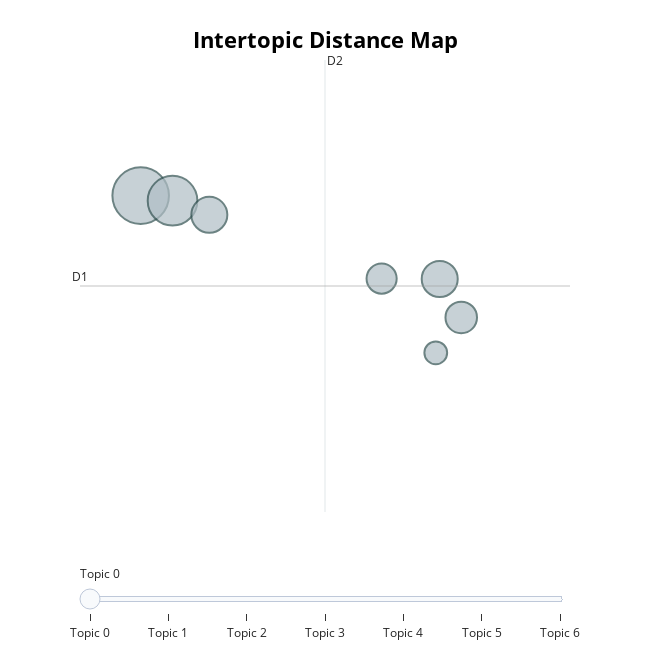

The notebook cell this image was saved under:
### Code cell
topic_fig2 = topic_model.visualize_topics()
topic_fig2

### Figure 1 — Plotly figure (JSON) as saved in the notebook; plotly's stock layout.template omitted (floating-point values rounded to 4 significant figures)
{"data": [{"customdata": [[0, "carbon | energy | council | emissions | plan", 74], [1, "climate | emergency | council | action | plan", 57], [2, "climate | change | council | strategy | carbon", 30], [3, "net | carbon | emissions | city | council", 30], [4, "climate | change | need | carbon | strategy", 23], [5, "climate | somerset | emergency | plan | action", 21], [6, "climate | change | borough | council | carbon", 12]], "hovertemplate": "<b>Topic %{customdata[0]}</b><br>%{customdata[1]}<br>Size: %{customdata[2]}", "legendgroup": "", "marker": {"color": "#B0BEC5", "line": {"color": "DarkSlateGrey", "width": 2}, "size": [74, 57, 30, 30, 23, 21, 12], "sizemode": "area", "sizeref": 0.04625, "symbol": "circle"}, "mode": "markers", "name": "", "orientation": "v", "showlegend": false, "type": "scatter", "x": [8.472, 9.139, 14.73, 9.91, 15.19, 13.52, 14.65], "xaxis": "x", "y": [-11.05, -11.11, -12.06, -11.28, -12.53, -12.06, -12.97], "yaxis": "y"}], "layout": {"annotations": [{"showarrow": false, "text": "D1", "x": 7.201, "y": -12.15, "yshift": 10}, {"showarrow": false, "text": "D2", "x": 12.33, "xshift": 10, "y": -9.389}], "height": 650, "hoverlabel": {"bgcolor": "white", "font": {"family": "Rockwell", "size": 16}}, "legend": {"itemsizing": "constant", "tracegroupgap": 0}, "margin": {"t": 60}, "shapes": [{"line": {"color": "#CFD8DC", "width": 2}, "type": "line", "x0": 12.33, "x1": 12.33, "y0": -14.91, "y1": -9.389}, {"line": {"color": "#9E9E9E", "width": 2}, "type": "line", "x0": 7.201, "x1": 17.46, "y0": -12.15, "y1": -12.15}], "sliders": [{"active": 0, "pad": {"t": 50}, "steps": [{"args": [{"marker.color": [["red", "#B0BEC5", "#B0BEC5", "#B0BEC5", "#B0BEC5", "#B0BEC5", "#B0BEC5"]]}], "label": "Topic 0", "method": "update"}, {"args": [{"marker.color": [["#B0BEC5", "red", "#B0BEC5", "#B0BEC5", "#B0BEC5", "#B0BEC5", "#B0BEC5"]]}], "label": "Topic 1", "method": "update"}, {"args": [{"marker.color": [["#B0BEC5", "#B0BEC5", "red", "#B0BEC5", "#B0BEC5", "#B0BEC5", "#B0BEC5"]]}], "label": "Topic 2", "method": "update"}, {"args": [{"marker.color": [["#B0BEC5", "#B0BEC5", "#B0BEC5", "red", "#B0BEC5", "#B0BEC5", "#B0BEC5"]]}], "label": "Topic 3", "method": "update"}, {"args": [{"marker.color": [["#B0BEC5", "#B0BEC5", "#B0BEC5", "#B0BEC5", "red", "#B0BEC5", "#B0BEC5"]]}], "label": "Topic 4", "method": "update"}, {"args": [{"marker.color": [["#B0BEC5", "#B0BEC5", "#B0BEC5", "#B0BEC5", "#B0BEC5", "red", "#B0BEC5"]]}], "label": "Topic 5", "method": "update"}, {"args": [{"marker.color": [["#B0BEC5", "#B0BEC5", "#B0BEC5", "#B0BEC5", "#B0BEC5", "#B0BEC5", "red"]]}], "label": "Topic 6", "method": "update"}]}], "title": {"font": {"color": "Black", "size": 22}, "text": "<b>Intertopic Distance Map</b>", "x": 0.5, "xanchor": "center", "y": 0.95, "yanchor": "top"}, "width": 650, "xaxis": {"anchor": "y", "domain": [0, 1], "range": [7.201, 17.46], "title": {"text": ""}, "visible": false}, "yaxis": {"anchor": "x", "domain": [0, 1], "range": [-14.91, -9.389], "title": {"text": ""}, "visible": false}}}
